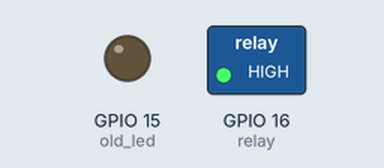
Bench run of a program on a simulated ESP32 board running MicroPython. Parts: switched loads named in the program (green lamp = pin HIGH), output pins drawn as LEDs (lit = HIGH). Threads take turns every 2 ms.

Above: at 2.5 s.
At 7.5 s:
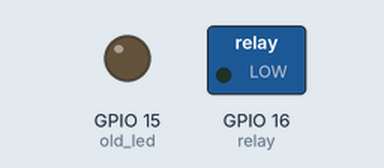
Timing chart, 0 to 13.0 s (numbered marks = the images above):
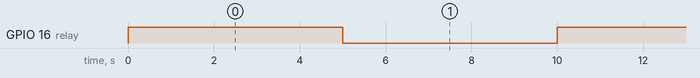

The program:

main3.py
```python
import machine
import time
import _thread
import ota  # Asegúrate de tener este módulo

# Constantes para la versión del firmware y la URL de actualización
FIRMWARE_VERSION = 1.1  # Debe ser un float
UPDATE_URL = "https://cloudidespacetechnologies.github.io/MicroPython/Usuario3/esp32_micropython_3.json"

# Aqui va las Variables para el Controlar los componentes
# Pin para el relé
RELAY_PIN = 16  # Ejemplo, ajusta según tu conexión
# Configurar el pin del relé
relay = machine.Pin(RELAY_PIN, machine.Pin.OUT)


def Devices_control():
    """
    Controla el funcionamiento del dispositivo.
    """

    while True:
        # Lógica para controlar el relé
        relay.value(1)  # Encender relé
        time.sleep(5)   # Mantener encendido durante 2 segundos
        relay.value(0)  # Apagar relé
        time.sleep(5)   # Esperar 2 segundos antes de encender nuevamente


def main():
    """
    Función principal que inicializa los hilos y procesos necesarios.
    """
    global stop_blinking
    global RELAY_PIN

     # Configura el pin antiguo del LED a bajo para apagarlo si es necesario
   # Lista de pines del firmware anterior para apagarlos si es necesario
    old_pins = [15]  # Asegúrate de actualizar esta lista según sea necesario
    for pin_number in old_pins:
      old_led = machine.Pin(pin_number, machine.Pin.OUT)
      old_led.value(False)  # Apaga el LED del pin antiguo

    # Iniciar el parpadeo del LED en un nuevo hilo
    _thread.start_new_thread(Devices_control, ())

    while True:
        # Verificar si hay actualizaciones disponibles
        update_available = ota.check_for_update()
        # Espera 60 segundos antes de la próxima verificación
        time.sleep(60)

# Punto de entrada del programa
if __name__ == '__main__':
    main()
```

Measured:
- by itself, GPIO 16 (relay): alternates HIGH for 5.0 s and LOW for 5.0 s
